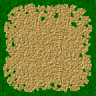

Below is a game level as drawn by its tile map, then a one-line description and the .tmx file that defines it, in full:
An orthogonal 3x3 tile map with 32x32 px tiles, 1 tile layer (Tile Layer 1) and 6 objects (rectangle, point, ellipse, polygon, tile, ...).

<map version="1.5" tiledversion="1.7.0" orientation="orthogonal" renderorder="right-down" width="3" height="3" tilewidth="32" tileheight="32" infinite="0" nextlayerid="3" nextobjectid="8">
 <tileset firstgid="1" source="floors.tsx" />
 <layer id="1" name="Tile Layer 1" width="3" height="3">
  <data encoding="csv">
51,52,53,
61,62,63,
71,72,73
</data>
 </layer>
 <objectgroup id="2" name="Object Layer 1">
  <object id="1" name="rectangle" x="0" y="0" width="32" height="32">
   <properties>
    <property name="boolProp" type="bool" value="true" />
    <property name="colorProp" type="color" value="#ff000000" />
    <property name="floatProp" type="float" value="1.113" />
    <property name="intProp" type="int" value="50" />
    <property name="objProp" type="object" value="3" />
    <property name="stringProp" value="string" />
   </properties>
  </object>
  <object id="2" name="point" x="64" y="32">
   <properties>
    <property name="boolProp" type="bool" value="true" />
    <property name="colorProp" type="color" value="#ff000000" />
    <property name="floatProp" type="float" value="1.113" />
    <property name="intProp" type="int" value="50" />
    <property name="objProp" type="object" value="3" />
    <property name="stringProp" value="string" />
   </properties>
   <point />
  </object>
  <object id="3" name="ellipse" x="32" y="32" width="32" height="32">
   <properties>
    <property name="boolProp" type="bool" value="true" />
    <property name="colorProp" type="color" value="#ff000000" />
    <property name="floatProp" type="float" value="1.113" />
    <property name="intProp" type="int" value="50" />
    <property name="objProp" type="object" value="3" />
    <property name="stringProp" value="string" />
   </properties>
   <ellipse />
  </object>
  <object id="4" name="polygon" x="0" y="32">
   <properties>
    <property name="boolProp" type="bool" value="true" />
    <property name="colorProp" type="color" value="#ff000000" />
    <property name="floatProp" type="float" value="1.113" />
    <property name="intProp" type="int" value="50" />
    <property name="objProp" type="object" value="3" />
    <property name="stringProp" value="string" />
   </properties>
   <polyline points="0,0 32,0 32,32 0,0" />
  </object>
  <object id="6" name="tile" gid="132" x="32" y="96" width="32" height="32">
   <properties>
    <property name="boolProp" type="bool" value="true" />
    <property name="colorProp" type="color" value="#ff000000" />
    <property name="floatProp" type="float" value="1.113" />
    <property name="intProp" type="int" value="50" />
    <property name="objProp" type="object" value="3" />
    <property name="stringProp" value="string" />
   </properties>
  </object>
  <object id="7" name="text" x="0" y="32" width="83" height="19">
   <properties>
    <property name="boolProp" type="bool" value="true" />
    <property name="colorProp" type="color" value="#ff000000" />
    <property name="floatProp" type="float" value="1.113" />
    <property name="intProp" type="int" value="50" />
    <property name="objProp" type="object" value="3" />
    <property name="stringProp" value="string" />
   </properties>
   <text wrap="1">Hello World</text>
  </object>
 </objectgroup>
</map>